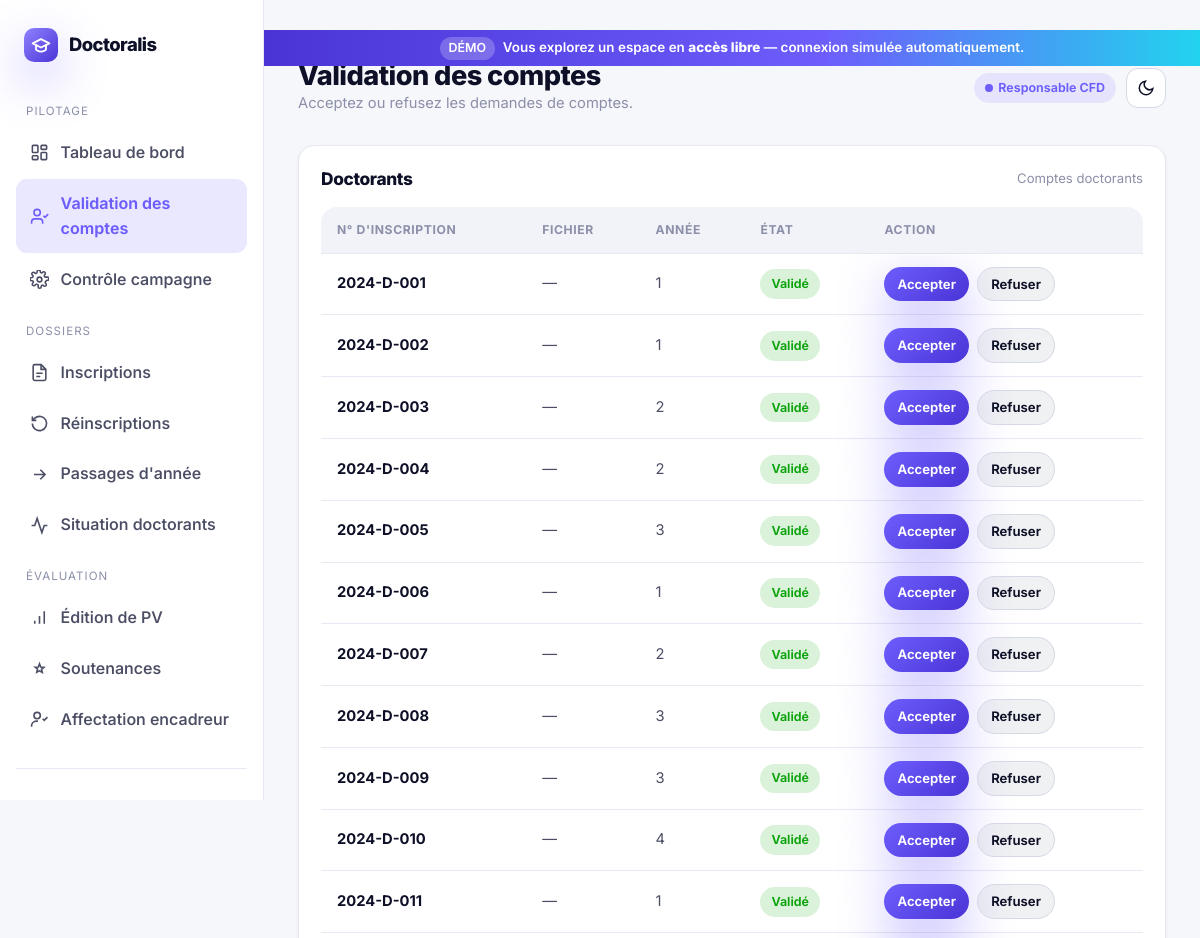
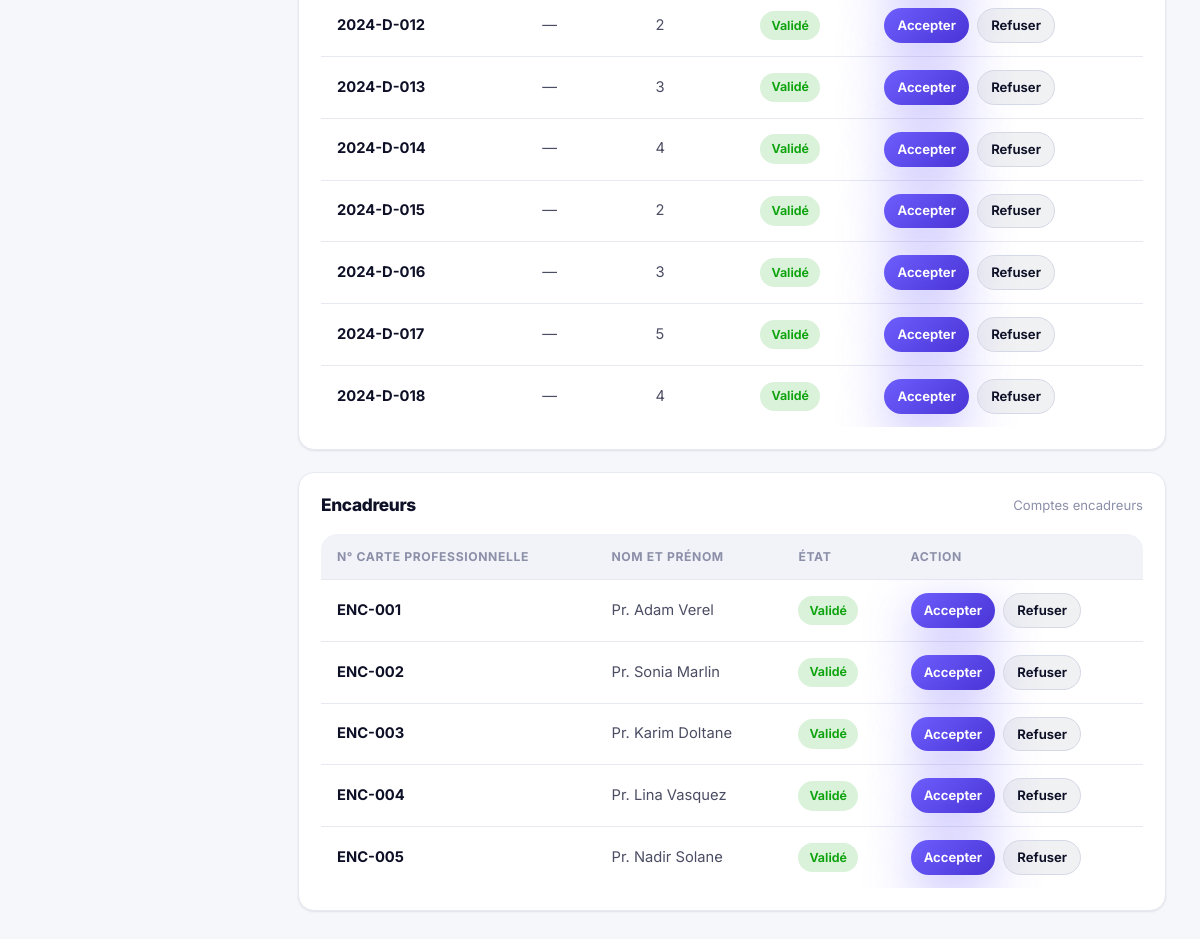
Page /cfd/demandesComptes/ on the committed database (2 pictures, top to bottom).
### pages/models.py (models this page shows, shortened)
class Doctorant(models.Model):
    user = models.OneToOneField(User, on_delete=models.CASCADE)
    fichier_inscription = models.FileField(upload_to='ficher_inscription/%Y', default=None, null=True)
    validation = models.BooleanField(default=False)
    annee = models.CharField(max_length=100)
    encadreur = models.ForeignKey(Encadreur, on_delete=models.CASCADE, related_name='doctorants' ,null=True)

### encadreur/models.py (models this page shows, shortened)
class Encadreur(models.Model):
    user = models.OneToOneField(User, on_delete=models.CASCADE)
    nom_prenom = models.CharField(max_length=100, null=True)
    validation = models.BooleanField(default=False)

### cfd/views.py (the view, shortened to what this page needs)
# urls.py: path('demandesComptes/',views.demandes_comptes,name='demandesComptes'),
def demandes_comptes(request):
    doctorants = Doctorant.objects.all()
    encadreurs = Encadreur.objects.all()
    return render(request, 'admins/demandes_comptes.html', {'doctorants': doctorants, 'encadreurs': encadreurs})

### postgraduation/context_processors.py (called while the page is built)
def demo_mode(request):
    return {'DEMO_MODE': getattr(settings, 'DEMO_MODE', False)}

### postgraduation/demo.py (called while the page is built)
    def __call__(self, request):
        return self.get_response(request)

    def process_view(self, request, view_func, view_args, view_kwargs):
        if not getattr(settings, 'DEMO_MODE', False):
            return None
        match = getattr(request, 'resolver_match', None)
        if match is None:
            return None
        name = match.url_name
        if request.method == 'GET' and name in LOGIN_REDIRECTS:
            return redirect(LOGIN_REDIRECTS[name])
        desired = None
        if name in DOCTORANT_URL_NAMES:
            desired = _demo_doctorant_user()
        elif name in ENCADREUR_URL_NAMES:
            desired = _demo_encadreur_user()
        if desired is None:
            return None
        current = getattr(request, 'user', None)
        if current is None or not current.is_authenticated or current.pk != desired.pk:
            login(request, desired, backend=_DEMO_BACKEND)
        return None

### templates/admins/demandes_comptes.html (shortened to what this page needs)
{% extends 'base_cfd.html' %}
{% block page_title %}Validation des comptes{% endblock %}
{% block page_sub %}Acceptez ou refusez les demandes de comptes.{% endblock %}
{% block content %}
<div class="panel" style="margin-bottom:22px">
  <div class="panel-head"><h3>Doctorants</h3><span class="meta">Comptes doctorants</span></div>
  <div class="table-wrap" style="border:0">
    <table class="data">
      <thead><tr><th>N° d'inscription</th><th>Fichier</th><th>Année</th><th>État</th><th>Action</th></tr></thead>
      <tbody>
        {% for doctorant in doctorants %}
        <tr>
          <td><b>{{ doctorant.user }}</b></td>
          <td>{% if doctorant.fichier_inscription %}<a href="{{ doctorant.fichier_inscription.url }}" target="_blank" style="color:var(--brand-500)">Voir</a>{% else %}—{% endif %}</td>
          <td>{{ doctorant.annee }}</td>
          <td>{% if doctorant.validation %}<span class="badge badge-good">Validé</span>{% else %}<span class="badge badge-warn">En attente</span>{% endif %}</td>
          <td>
            <form method="post" action="{% url 'demandesComptes' %}" style="display:flex;gap:8px">
              <button class="btn btn-primary" style="padding:.45em 1em;font-size:.82rem" type="submit" name="action" value="accept">Accepter</button>
              <button class="btn btn-ghost" style="padding:.45em 1em;font-size:.82rem" type="submit" name="action" value="reject">Refuser</button>
            </form>
          </td>
        </tr>
        {% empty %}
        <tr><td colspan="5" style="text-align:center;color:var(--muted);padding:28px">Aucune demande.</td></tr>
        {% endfor %}
      </tbody>
    </table>
  </div>
</div>
<div class="panel">
  <div class="panel-head"><h3>Encadreurs</h3><span class="meta">Comptes encadreurs</span></div>
  <div class="table-wrap" style="border:0">
    <table class="data">
      <thead><tr><th>N° carte professionnelle</th><th>Nom et prénom</th><th>État</th><th>Action</th></tr></thead>
      <tbody>
        {% for encadreur in encadreurs %}
        <tr>
          <td><b>{{ encadreur.user }}</b></td>
          <td>{{ encadreur.nom_prenom }}</td>
          <td>{% if encadreur.validation %}<span class="badge badge-good">Validé</span>{% else %}<span class="badge badge-warn">En attente</span>{% endif %}</td>
          <td>
            <form method="post" action="{% url 'demandesComptes' %}" style="display:flex;gap:8px">
              <button class="btn btn-primary" style="padding:.45em 1em;font-size:.82rem" type="submit" name="action_encadreur" value="accept">Accepter</button>
              <button class="btn btn-ghost" style="padding:.45em 1em;font-size:.82rem" type="submit" name="action_encadreur" value="reject">Refuser</button>
            </form>
          </td>
        </tr>
        {% empty %}
        <tr><td colspan="4" style="text-align:center;color:var(--muted);padding:28px">Aucune demande.</td></tr>
        {% endfor %}
      </tbody>
    </table>
  </div>
</div>
{% endblock %}

### static/css/doctoralis.css (style rules this page uses)
:root { --brand-500: #6d5efc; --brand-600: #5b46f0; --brand-700: #4a34d6; --brand-400: #8f83ff; --brand-glow: rgba(109, 94, 252, .45); --accent-teal: #22d3ee; --series-1: #2a78d6; --series-2: #1baf7a; --series-3: #eda100; --series-4: #4a3aa7; --series-5: #e34948; --good: #0ca30c; --warning: #eda100; --critical: #d03b3b; --bg: #f6f7fb; --surface: #ffffff; --surface-2: #f2f3f9; --elevated: #ffffff; --ink: #0d1026; --ink-2: #4a4d63; --muted: #8b8fa8; --line: #e7e9f2; --line-strong: #d5d8e6; --radius: 16px; --radius-sm: 11px; --radius-lg: 26px; --shadow-sm: 0 1px 2px rgba(16, 18, 40, .06), 0 1px 3px rgba(16, 18, 40, .04); --shadow-md: 0 6px 20px rgba(16, 18, 40, .08), 0 2px 6px rgba(16, 18, 40, .04); --shadow-lg: 0 24px 60px rgba(16, 18, 40, .14), 0 8px 24px rgba(16, 18, 40, .08); --shadow-glow: 0 18px 50px var(--brand-glow); --font: "Inter", "Segoe UI", system-ui, -apple-system, sans-serif; --maxw: 1180px; }
* { box-sizing: border-box; }
html { scroll-behavior: smooth; }
body { margin: 0; font-family: var(--font); background: var(--bg); color: var(--ink); line-height: 1.6; -webkit-font-smoothing: antialiased; text-rendering: optimizeLegibility; transition: background .4s ease, color .4s ease; }
h1, h2, h3, h4, h5 { margin: 0 0 .4em; line-height: 1.15; font-weight: 800; letter-spacing: -.02em; }
.btn { display: inline-flex; align-items: center; gap: .55em; padding: .85em 1.5em; border-radius: 999px; border: 0; font: inherit; font-weight: 650; font-size: .96rem; cursor: pointer; transition: transform .18s ease, box-shadow .25s ease, background .25s ease; white-space: nowrap; }
.btn-primary { background: linear-gradient(135deg, var(--brand-500), var(--brand-700)); color: #fff; box-shadow: var(--shadow-glow); }
.btn-ghost { background: color-mix(in srgb, var(--ink) 6%, transparent); color: var(--ink); border: 1px solid var(--line-strong); }
.badge { display: inline-flex; align-items: center; gap: .4em; padding: .3em .8em; border-radius: 999px; font-size: .78rem; font-weight: 650; border: 1px solid var(--line-strong); }
.badge-good { background: color-mix(in srgb, var(--good) 15%, transparent); color: var(--good); border-color: transparent; }
.panel { background: var(--surface); border: 1px solid var(--line); border-radius: var(--radius); padding: 22px; box-shadow: var(--shadow-sm); }
.panel-head { display: flex; align-items: center; justify-content: space-between; margin-bottom: 18px; }
.panel-head h3 { font-size: 1.08rem; margin: 0; }
.panel-head .meta { font-size: .82rem; color: var(--muted); }
.table-wrap { overflow-x: auto; border: 1px solid var(--line); border-radius: var(--radius); background: var(--surface); }
table.data { width: 100%; border-collapse: collapse; font-size: .92rem; }
table.data th { text-align: left; padding: 13px 16px; font-size: .76rem; text-transform: uppercase; letter-spacing: .05em; color: var(--muted); border-bottom: 1px solid var(--line); background: var(--surface-2); position: sticky; top: 0; }
table.data td { padding: 13px 16px; border-bottom: 1px solid var(--line); color: var(--ink-2); }
table.data tr:last-child td { border-bottom: 0; }
table.data td b, table.data td strong { color: var(--ink); }

### rows in the picture
Doctorant: user "2024-D-001", annee "1", validation "Validé"
Doctorant: user "2024-D-002", annee "1", validation "Validé"
Doctorant: user "2024-D-003", annee "2", validation "Validé"
Doctorant: user "2024-D-004", annee "2", validation "Validé"
Doctorant: user "2024-D-005", annee "3", validation "Validé"
Doctorant: user "2024-D-006", annee "1", validation "Validé"
Doctorant: user "2024-D-007", annee "2", validation "Validé"
Doctorant: user "2024-D-008", annee "3", validation "Validé"
Doctorant: user "2024-D-009", annee "3", validation "Validé"
Doctorant: user "2024-D-010", annee "4", validation "Validé"
Doctorant: user "2024-D-011", annee "1", validation "Validé"
Doctorant: user "2024-D-012", annee "2", validation "Validé"
Doctorant: user "2024-D-013", annee "3", validation "Validé"
Doctorant: user "2024-D-014", annee "4", validation "Validé"
Doctorant: user "2024-D-015", annee "2", validation "Validé"
Doctorant: user "2024-D-016", annee "3", validation "Validé"
Doctorant: user "2024-D-017", annee "5", validation "Validé"
Doctorant: user "2024-D-018", annee "4", validation "Validé"
Encadreur: user "ENC-001", nom_prenom "Pr. Adam Verel", validation "Validé"
Encadreur: user "ENC-002", nom_prenom "Pr. Sonia Marlin", validation "Validé"
Encadreur: user "ENC-003", nom_prenom "Pr. Karim Doltane", validation "Validé"
Encadreur: user "ENC-004", nom_prenom "Pr. Lina Vasquez", validation "Validé"
Encadreur: user "ENC-005", nom_prenom "Pr. Nadir Solane", validation "Validé"
